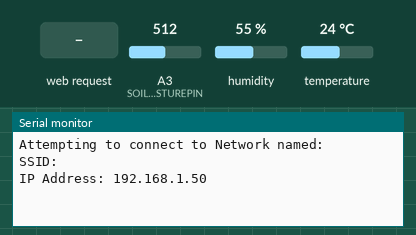
Bench run of a sketch on a simulated Arduino MKR. Shown: the last lines printed to the serial monitor. The test bench sets the inputs (shaded band); at power-on: A3 (SOILMOISTUREPIN) = 512, humidity 55 %, temperature 24 °C. WiFi joins after 1.5 s; servers stay silent unless stated.

Above: at 12.7 s.
12.8 s: HTTP request GET /H received
At 15.6 s:
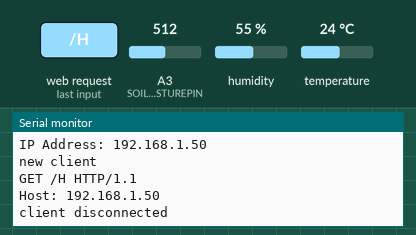
15.8 s: HTTP request GET /L received
At 18.4 s:
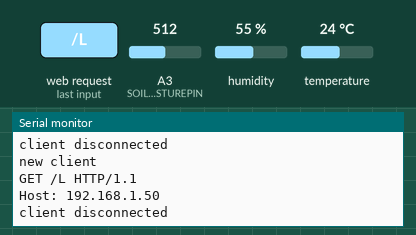

The sketch:

serverPlantMonitor.ino
```cpp
#include "SPI.h"
#include "WiFiNINA.h"
#include "DHT.h"
#include "arduino_secrets.h"
char ssid[] = SECRET_SSID;
char pass[] = SECRET_PASS;

int status = WL_IDLE_STATUS;
WiFiServer server(80);


#define DHTPIN 2     // Digital pin connected to the DHT sensor
#define DHTTYPE DHT11   // DHT 11
#define SOILMOISTUREPIN A3 // Analog pin connected to the moisture sensor
float h;
float t;
int moisture;
DHT dht(DHTPIN, DHTTYPE);

void setup() {
  String firmVersion;
  Serial.begin(9600);
  while(!Serial){
    ;
  }
  dht.begin();
  if (WiFi.status() == WL_NO_MODULE) {
    Serial.println("Communication with WiFi module failed!");
    while (true);
  }
  firmVersion = WiFi.firmwareVersion();
  if (firmVersion < WIFI_FIRMWARE_LATEST_VERSION) {
    Serial.println("Please upgrade the firmware");
    Serial.print("Current version :");
    Serial.print(firmVersion);
    Serial.print(" Lattest version:");
    Serial.println(WIFI_FIRMWARE_LATEST_VERSION);
  }

  while (status != WL_CONNECTED) {
    Serial.print("Attempting to connect to Network named: ");
    Serial.println(ssid);
    status = WiFi.begin(ssid, pass);
    delay(10000);
  }
  server.begin();
  printWifiStatus();
}


void loop() {
  WiFiClient client = server.available();
  if (client) {
    measureData();
    Serial.println("new client");
    String currentLine = ""; //buffer for user incoming data
    while (client.connected()) {
      if (client.available()) {  //check if there's bytes to read from the client,
        char c = client.read();  // read it
        Serial.write(c);
        if (c == '\n') {    // if the byte is a newline character
          // two newline characters in a row = end of client request so response
          if (currentLine.length() == 0) {
            // HTTP headers always start with a response code (e.g. HTTP/1.1 200 OK)
            // and a content-type so the client knows what's coming, then a blank line:
            client.println("HTTP/1.1 200 OK");
            client.println("Content-type:text/html");
            client.println();
            // the content of the HTTP response follows the header:
            client.print("<h1>Data measure from the plant </h1>");
            client.print("<p>Temperature is "+ String(t)+"°C</p>");
            client.print("<p>Humidity is " + String(h) +"%</p>");
            client.print("<h2>Soil humidity</h2>");
            if(moisture<300){
              client.print("Soil dry");
            } else if (moisture<700){
              client.print("Soil humid");
            } else if (moisture >950){
              client.print("In watter");
            }
            // The HTTP response ends with another blank line:
            client.println();
            break;
          } else {
            currentLine = "";
          }
        } else if (c != '\r') {  // if you got anything else but a carriage return character,
          currentLine += c;      // add it to the end of the currentLine
        }
        if (currentLine.endsWith("GET /H")) {
          digitalWrite(LED_BUILTIN, HIGH);
        }
        if (currentLine.endsWith("GET /L")) {
          digitalWrite(LED_BUILTIN, LOW);
        }
      }
    }
    // close the connection:
    client.stop();
    Serial.println("client disconnected");
  }
}

void printWifiStatus() {
  Serial.print("SSID: ");
  Serial.println(WiFi.SSID());
  IPAddress ip = WiFi.localIP();
  Serial.print("IP Address: ");
  Serial.println(ip);
}

void measureData(){
  delay(2000);
  moisture = analogRead(SOILMOISTUREPIN);
  h = dht.readHumidity();
  t = dht.readTemperature();
}
```

arduino_secrets.h
```cpp
#define SECRET_SSID ""
#define SECRET_PASS ""
```

Measured:
- after the input at 12.8 s, the serial monitor: prints a new line after 2.0 s (image 1)
- after the input at 15.8 s, the serial monitor: prints a new line after 2.0 s (image 2)
